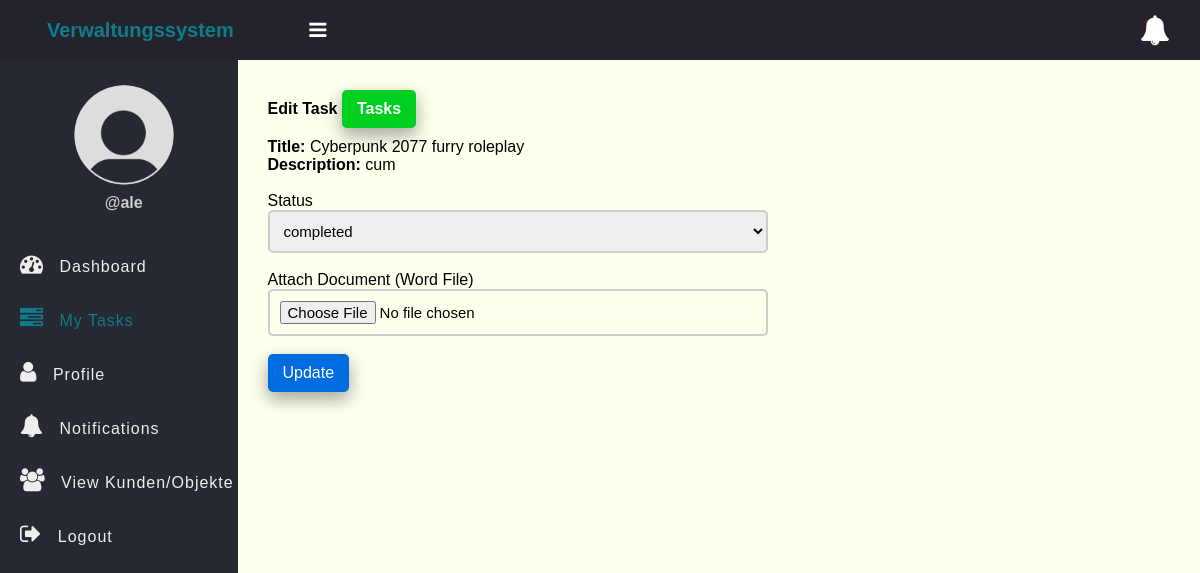
/edit-task-employee.php?id=28 (signed in), run on the app's committed database.
### tables this page shows
CREATE TABLE `tasks` (
                         `id` int(11) NOT NULL,
                         `title` varchar(100) NOT NULL,
                         `description` text DEFAULT NULL,
                         `assigned_to` int(11) DEFAULT NULL,
                         `due_date` date DEFAULT NULL,
                         `status` enum('pending','in_progress','completed') DEFAULT 'pending',
                         `created_at` timestamp NOT NULL DEFAULT current_timestamp(),
                         `document` varchar(255) DEFAULT NULL,
                         `image` varchar(255) DEFAULT NULL,
                         `images` text DEFAULT NULL,
                         `kunde_id` int(11) DEFAULT NULL,
                         `objekt_id` int(11) DEFAULT NULL
);

### app/Model/Task.php (called while the page is built, shortened)
<?php
function get_task_by_id($conn, $id){
	$sql = "SELECT * FROM tasks WHERE id =? ";
	$stmt = $conn->prepare($sql);
	$stmt->execute([$id]);
	if($stmt->rowCount() > 0){
		$task = $stmt->fetch();
	}else $task = 0;
	return $task;
}

### edit-task-employee.php (the view, shortened to what this page needs)
<?php
if (isset($_SESSION['role']) && isset($_SESSION['id']) && $_SESSION['role'] == "employee") {
    include "DB_connection.php";
    include "app/Model/Task.php";
    include "app/Model/User.php";
    $id = $_GET['id'];
    $task = get_task_by_id($conn, $id);
 ?>
<!DOCTYPE html>
<html>
<head>
	<link rel="stylesheet" href="https://stackpath.bootstrapcdn.com/font-awesome/4.7.0/css/font-awesome.min.css">
	<link rel="stylesheet" href="css/style.css">
</head>
<body>
	<?php include "inc/header.php" ?>
	<div class="body">
		<?php include "inc/nav.php" ?>
		<section class="section-1">
			<h4 class="title">Edit Task <a href="my_task.php">Tasks</a></h4>
            <form class="form-1"
                  method="POST"
                  action="app/update-task-employee.php"
                  enctype="multipart/form-data">
                <div class="input-holder">
                    <p><b>Title: </b><?=$task['title']?></p>
                </div>
                <div class="input-holder">
                    <p><b>Description: </b><?=$task['description']?></p>
                </div><br>
                <div class="input-holder">
                    <label>Status</label>
                    <select name="status" class="input-1">
                        <option <?php if( $task['status'] == "completed") echo"selected"; ?>>completed</option>
                    </select><br>
                </div>
                <div class="input-holder">
                    <label>Attach Document (Word File)</label>
                    <input type="file" name="document" class="input-1" accept=".doc,.docx">
                </div>
                <br>
                <button class="edit-btn">Update</button>
            </form>
        </section>
	</div>
</body>
</html>
<?php }else{
   $em = "First login";
   header("Location: login.php?error=$em");
   exit();
}
 ?>

### css/style.css (style rules this page uses)
* { padding: 0; margin: 0; box-sizing: border-box; font-family: arial, sans-serif; }
.body { display: flex; }
.section-1 { padding: 30px; }
.section-1 .title { margin-bottom: 10px; }
.section-1 .title a { text-decoration: none; display: inline-block; padding-left: 10px; border: none; background: #00CF22; padding: 10px 15px; color: #fff; font-size: 16px; border-radius: 5px; cursor: pointer; outline: none; transition: background 1s; box-shadow: 0 8px 16px 0 rgba(0,0,0,0.2), 0 6px 20px 0 rgba(0,0,0,0.19); }
.section-1 { width: 100%; background: #ffe; }
.edit-btn { text-decoration: none; display: inline-block; padding-left: 10px; border: none; background: #006CE0; padding: 10px 15px; color: #fff; font-size: 16px; border-radius: 5px; cursor: pointer; outline: none; transition: background 1s; box-shadow: 0 8px 16px 0 rgba(0,0,0,0.2), 0 6px 20px 0 rgba(0,0,0,0.19); }
.form-1 { width: 90%; max-width: 500px; }
.input-1 { border: 2px solid #ccc; width: 100%; padding: 10px; font-size: 15px; outline: none; border-radius: 5px; display: block; }

### data on the page
tasks: title "Cyberpunk 2077 furry roleplay", description "cum", status "completed"

### other printed values
$_SESSION['username'] "ale"
